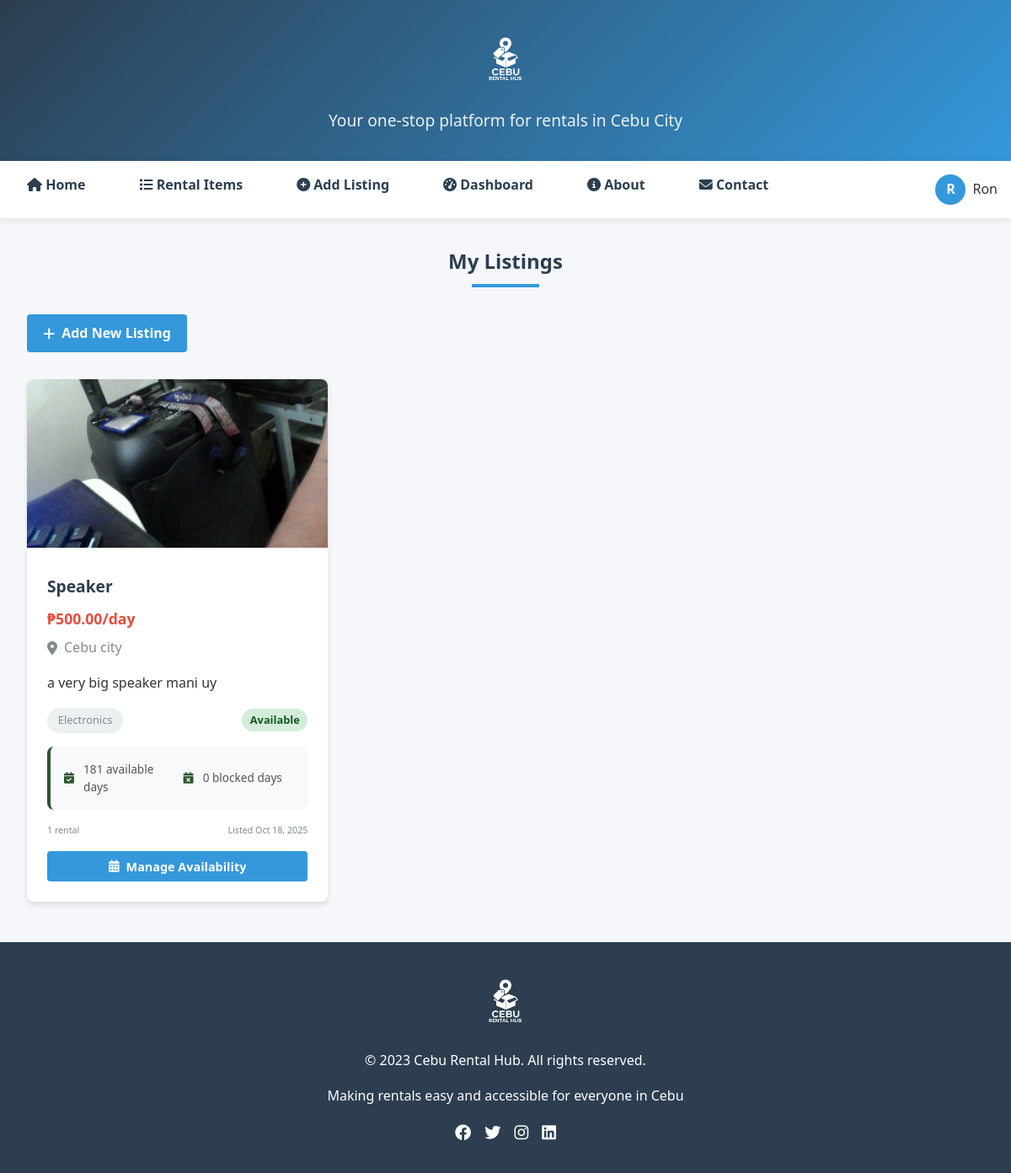
/my-listings (signed in), run on the app's committed database.
### app.py (models this page shows, shortened)
class User(UserMixin, db.Model):
    id = db.Column(db.Integer, primary_key=True)
    username = db.Column(db.String(80), unique=True, nullable=False)
    email = db.Column(db.String(120), unique=True, nullable=False)
    password = db.Column(db.String(200), nullable=False)
    phone = db.Column(db.String(20))
    created_at = db.Column(db.DateTime, default=datetime.utcnow)

class RentalItem(db.Model):
    id = db.Column(db.Integer, primary_key=True)
    title = db.Column(db.String(200), nullable=False)
    description = db.Column(db.Text, nullable=False)
    price = db.Column(db.Float, nullable=False)
    location = db.Column(db.String(100), nullable=False)
    category = db.Column(db.String(50), nullable=False)
    image_filename = db.Column(db.String(300))
    owner_id = db.Column(db.Integer, db.ForeignKey('user.id'), nullable=False)
    created_at = db.Column(db.DateTime, default=datetime.utcnow)
    is_available = db.Column(db.Boolean, default=True)
    owner = db.relationship('User', backref=db.backref('items', lazy=True))
    @property
    def image_url(self):
        if self.image_filename:
            return url_for('uploaded_file', filename=self.image_filename)
        return url_for('static', filename='images/default-item.jpg')

### app.py (the view)
@app.route('/my-listings')
@login_required
def my_listings():
    items = RentalItem.query.filter_by(owner_id=current_user.id).order_by(RentalItem.created_at.desc()).all()
    return render_template('my_listings.html', items=items)

### app.py (called while the page is built)
def get_available_dates_count(item_id, months=6):
    start_date = datetime.now().date()
    end_date = start_date + timedelta(days=30 * months)
    total_days = (end_date - start_date).days + 1
    blocked_count = BlockedDate.query.filter(
        BlockedDate.item_id == item_id,
        BlockedDate.date >= start_date,
        BlockedDate.date <= end_date
    ).count()
    return total_days - blocked_count

@app.context_processor
def utility_processor():
    return dict(get_available_dates_count=get_available_dates_count)

@login_manager.user_loader
def load_user(user_id):
    return User.query.get(int(user_id))

### templates/my_listings.html (shortened to what this page needs)
{% extends "base.html" %}
{% block content %}
<div class="container">
    <h2 class="section-title">My Listings</h2>
    <div class="listings-header">
        <a href="{{ url_for('add_item') }}" class="btn btn-primary"><i class="fas fa-plus"></i> Add New Listing</a>
    </div>
    <div class="items-grid">
        {% for item in items %}
        <div class="rental-item">
            <div class="item-image-container">
                <img src="{{ item.image_url }}" alt="{{ item.title }}" class="item-image" onclick="openImageModal('{{ item.image_url }}')">
            </div>
            <div class="item-details">
                <h3 class="item-title">{{ item.title }}</h3>
                <p class="item-price">₱{{ "%.2f"|format(item.price) }}/day</p>
                <div class="item-location">
                    <i class="fas fa-map-marker-alt"></i>
                    <span>{{ item.location }}</span>
                </div>
                <p class="item-description">{{ item.description }}</p>
                <div class="item-meta">
                    <span class="item-category">{{ item.category }}</span>
                    <span class="availability {% if item.is_available %}available{% else %}unavailable{% endif %}">
                        {{ 'Available' if item.is_available else 'Rented' }}
                    </span>
                </div>
                <div class="availability-summary">
                    <div class="availability-stats">
                        <div class="stat">
                            <i class="fas fa-calendar-check"></i>
                            <span>{{ get_available_dates_count(item.id) }} available days</span>
                        </div>
                        <div class="stat">
                            <i class="fas fa-calendar-times"></i>
                            <span>{{ item.blocked_dates|length }} blocked days</span>
                        </div>
                    </div>
                </div>
                <div class="item-stats">
                    <small>{{ item.rentals|length }} rental{{ 's' if item.rentals|length != 1 }}</small>
                    <small>Listed {{ item.created_at.strftime('%b %d, %Y') }}</small>
                </div>
                <div class="availability-actions">
                    <a href="{{ url_for('manage_availability', item_id=item.id) }}" class="btn btn-primary btn-sm btn-full">
                        <i class="fas fa-calendar-alt"></i> Manage Availability
                    </a>
                </div>
            </div>
        </div>
        {% endfor %}
    </div>
</div>
{% endblock %}

### templates/base.html (shortened to what this page needs)
<!DOCTYPE html>
<html lang="en">
<head>
    <link rel="stylesheet" href="{{ url_for('static', filename='css/style.css') }}">
    <link rel="stylesheet" href="https://cdnjs.cloudflare.com/ajax/libs/font-awesome/6.4.0/css/all.min.css">
</head>
<body>
    <header>
        <div class="header-content">
            <div class="logo-container">
                <img src="{{ url_for('static', filename='images/logo.png') }}" class="logo" alt="Cebu Rental Hub">
            </div>
            <p>Your one-stop platform for rentals in Cebu City</p>
        </div>
    </header>
    <nav>
        <ul>
            <li><a href="{{ url_for('index') }}" class="{% if request.endpoint == 'index' %}active{% endif %}"><i class="fas fa-home"></i> Home</a></li>
            <li><a href="{{ url_for('items') }}" class="{% if request.endpoint == 'items' %}active{% endif %}"><i class="fas fa-list"></i> Rental Items</a></li>
            {% if current_user.is_authenticated %}
            <li><a href="{{ url_for('add_item') }}" class="{% if request.endpoint == 'add_item' %}active{% endif %}"><i class="fas fa-plus-circle"></i> Add Listing</a></li>
            <li><a href="{{ url_for('dashboard') }}" class="{% if request.endpoint == 'dashboard' %}active{% endif %}"><i class="fas fa-tachometer-alt"></i> Dashboard</a></li>
            {% endif %}
            <li><a href="{{ url_for('about') }}" class="{% if request.endpoint == 'about' %}active{% endif %}"><i class="fas fa-info-circle"></i> About</a></li>
            <li><a href="{{ url_for('contact') }}" class="{% if request.endpoint == 'contact' %}active{% endif %}"><i class="fas fa-envelope"></i> Contact</a></li>
            <li class="user-actions">
                {% if current_user.is_authenticated %}
                <div class="user-profile">
                    <div class="user-avatar">{{ current_user.username[0]|upper }}</div>
                    <span>{{ current_user.username }}</span>
                </div>
                {% else %}
                <div id="userLoggedOut">
                    <a href="{{ url_for('login') }}" id="loginBtn"><i class="fas fa-sign-in-alt"></i> Login</a>
                    <a href="{{ url_for('register') }}" id="registerBtn"><i class="fas fa-user-plus"></i> Register</a>
                </div>
                {% endif %}
            </li>
        </ul>
    </nav>
    <main>
        {% block content %}{% endblock %}
    </main>
    <footer>
        <div class="logo-container">
            <img src="{{ url_for('static', filename='images/logo.png') }}" class="logo" alt="Cebu Rental Hub">
        </div>
        <p>&copy; 2023 Cebu Rental Hub. All rights reserved.</p>
        <p>Making rentals easy and accessible for everyone in Cebu</p>
        <div class="social-links">
            <a href="#"><i class="fab fa-facebook"></i></a>
            <a href="#"><i class="fab fa-twitter"></i></a>
            <a href="#"><i class="fab fa-instagram"></i></a>
            <a href="#"><i class="fab fa-linkedin"></i></a>
        </div>
    </footer>
</body>
</html>

### templates/my_listings.html (style rules this page uses)
.availability-summary { margin: 1rem 0; padding: 1rem; background: #f8f9fa; border-radius: 8px; border-left: 4px solid #2c5530; }
.availability-stats { display: grid; grid-template-columns: 1fr 1fr; gap: 0.5rem; }
.stat { display: flex; align-items: center; gap: 0.5rem; font-size: 0.85rem; color: #555; }
.stat i { color: #2c5530; width: 16px; }
.availability-actions { margin-top: 1rem; }
.btn-full { width: 100%; text-align: center; justify-content: center; }
.rental-item { position: relative; transition: transform 0.2s ease; }

### data on the page
User: username "R", username "Ron"
RentalItem: image_url (picture), title "Speaker", price "500.00", location "Cebu city", description "a very big speaker mani uy", category "Electronics", is_available "Available", get_available_dates_count "181", blocked_dates|length "0", rentals|length "1", created_at "Oct 18, 2025"
